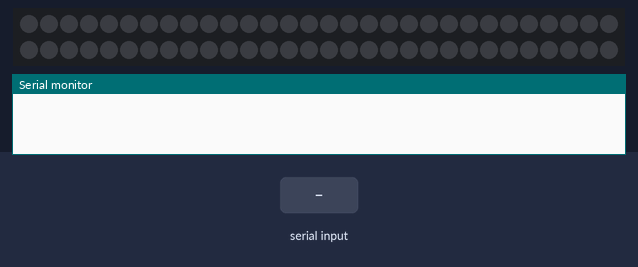
Simulated run of this sketch. Board: Arduino Uno, built with avr-gcc and run on an emulated ATmega328P. On the bench: 60 RGB LEDs in strip order, left to right, continuing on the next row, the last lines printed to the serial monitor. Inputs (shaded band) come from the test bench. Dim RGB values are drawn brighter than linear; colours are those a GRB WS2812 strip shows for the declared byte order.

Above: at 1.2 s.
1.3 s: "2," received over Serial
At 1.78 s:
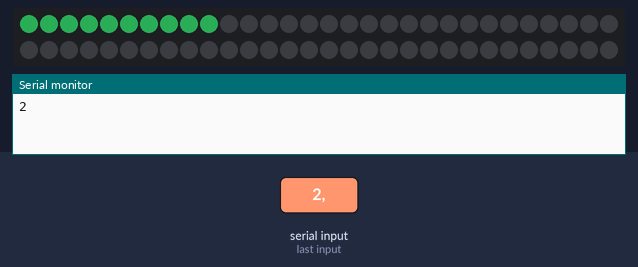
At 4.7 s:
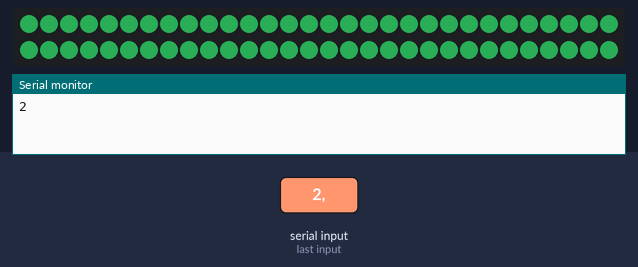
Timing chart, 0 to 6.2 s (numbered marks = the images above; inputs shaded):
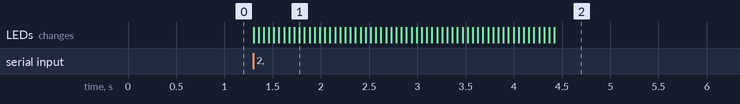

Measured:
- after the input at 1.3 s, the LEDs: first change at once (image 1 shows a later state)

The sketch:

led.ino
```cpp
#include <FastLED.h>
#include <elapsedMillis.h>

#define NUM_LEDS 60

elapsedMillis tic;
CRGB leds[NUM_LEDS];
const int ledPin = 6;

///////////////////////////////////////////////// LIGHT v1 ///////////////////////////////////////////////////////////////
void setup()
{
  Serial.begin(115200);
  FastLED.addLeds<WS2812, ledPin,GBR>(leds, NUM_LEDS);
  FastLED.setBrightness(50);
  for (int i=0; i < NUM_LEDS; i++) {
    leds[i] = CRGB::Black;}

}
int s ;

void loop()
{
  if (Serial.available()>0){
    s= Serial.readStringUntil(',').toInt();
    Serial.println(s);
    if (s == 2){
    for (int i ; NUM_LEDS; i++){
    leds[i] = CRGB(127, 255, 64);
    FastLED.show();
    delay(50);
    if (i == NUM_LEDS){
      delay(5000);
      break ;
    }
  }
  delay(5000);
  fill_solid( leds, NUM_LEDS, CRGB(0,0,0));
  FastLED.show();
    }
  }

  }

/////////////////////////////////////////////////////// LIGHT v2 ///////////////////////////////////////////////////////////////
// void setup() {
//   Serial.begin(115200);
//   Serial.println("FastLed Test");

//   FastLED.addLeds<WS2812, ledPin, GBR>(leds, NUM_LEDS);
//   FastLED.setBrightness(50);
//   for (int i=0; i < NUM_LEDS; i++) {
//     leds[i] = CRGB::Black;
//   }
// }

// void loop() {
//   if (tic >= 333) {
//     /* Shift prior colors down all the LEDs */
//     for (int i=NUM_LEDS-1; i > 0; i--) {
//       leds[i] = leds[i - 1];
//     }
//     /* Turn the first LED on with a random color */
//     uint8_t red = random8();
//     uint8_t green = random8();
//     uint8_t blue = random8();
//     leds[0].setRGB(red, green, blue);

//     FastLED.show();
//     tic = 0;
//   }
// }
```
